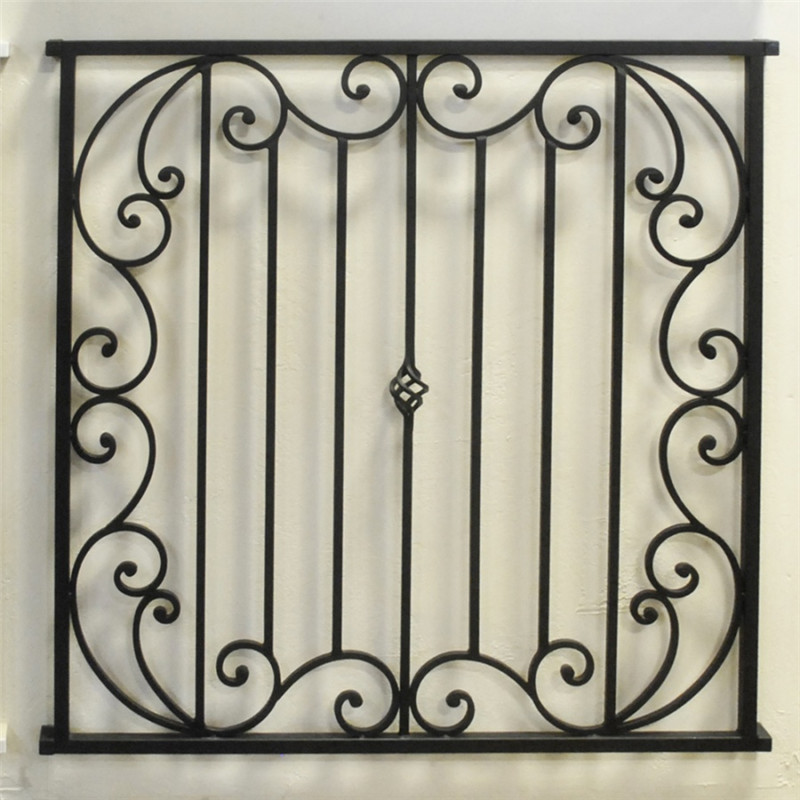
#> input picture image1.jpg, 800 x 800 px
$ python pathextractionalg1.py
#> lines starting #> are read from the running program, lines starting #| are printed output that depends on the picture; after the words box and inside, x2 and y2 are one past the last pixel; in counts of white or black regions, pixels touching at a corner belong together
"""
What is NumPy?
NumPy is the fundamental package for scientific computing in Python.
 It is a Python library that provides a multidimensional array object,
 various derived objects (such as masked arrays and matrices),
 and an assortment of routines for fast operations on arrays,
 including mathematical, logical, shape manipulation, sorting,
 selecting, I/O, discrete Fourier transforms, basic linear algebra,
 basic statistical operations, random simulation and much more
"""

"""
Matplotlib is a comprehensive library for creating static,
 animated, and interactive visualizations in Python.
"""


"""
SciPy (pronounced “Sigh Pie”) is a Python-based ecosystem of open-source software for
 mathematics, science, and engineering
"""

"""
scikit-image is an image processing toolbox for SciPy
"""

"""
NetworkX is a Python package for the creation, manipulation, and study of the structure, dynamics, and functions of complex networks.


"""

import numpy as np
from matplotlib import pyplot as plt
from numpy import invert ,pi
from scipy import ndimage
import skimage
from skimage.morphology import skeletonize
from skimage.io import imread,imshow
from skimage.filters import threshold_otsu
from skimage.measure import regionprops, label
import networkx as nx
from matplotlib import collections as mc
from matplotlib.animation import FuncAnimation
import matplotlib.animation as ani
import random
from random import random
from scipy.ndimage import gaussian_filter
from time import sleep
import sys


#read the the image and rescale it:
########################################################
#img=imread('gwin.png')

img=imread("image1.jpg")
#> img is the input picture: shape (800, 800, 3); mean R, G, B 166.8, 163.8, 148.4
T=1 # 1 for plotting image else 0


try:

 img=skimage.color.rgb2gray(img)
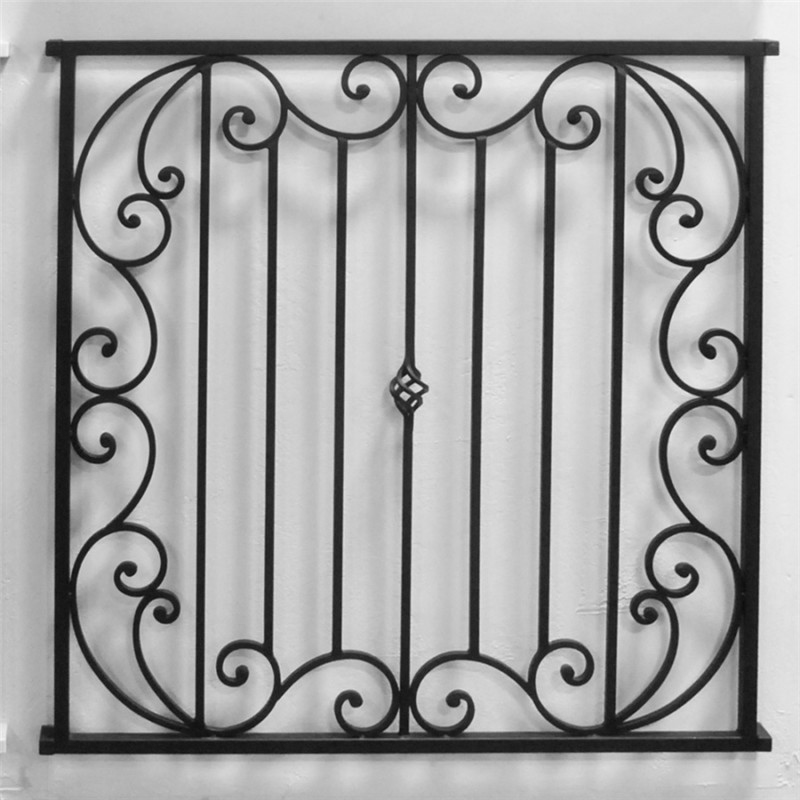
#> img: shape (800, 800) float64; min 0.0445, max 0.985, mean 0.641

except:
 print("An exception occurred")


res=300 #resolution of the image
res1=res

sig=2 # used to smooth the signal and filter noise from the path


print(img.shape)
#| (800, 800)
a,b=img.shape
#> a = 800; b = 800


res=res/((a*b)**0.5)#the new number of pixels = x**2
#> res = 0.375
img=skimage.transform.rescale(img, res, anti_aliasing=True)
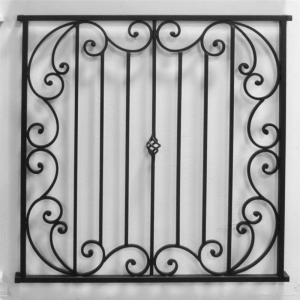
#> img: shape (300, 300) float64; min 0.0689, max 0.964, mean 0.641
img1=img

a,b=img.shape
#> a = 300; b = 300
#######################################################


sizeim=img.shape
#> sizeim = (300, 300)
print(sizeim)
#| (300, 300)

#thresholing the the image and skeletonize it:
#######################################################
#2img=skimage.filters.gaussian(img,sigma=1)

thresh=threshold_otsu(img) #threshold value of the image
#> thresh = 0.49
binary_img=img >thresh
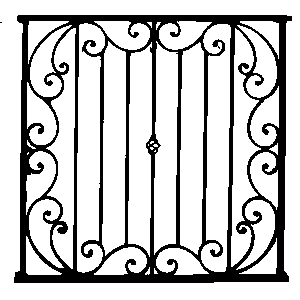
#> binary_img: shape (300, 300) bool; 77.7% white; 2 black regions (1 under 20 px), largest, box (x1, y1, x2, y2) and area: (14, 15, 292, 283) 20089
binary_img=invert(binary_img) #threshold th image


#remove noise and small object
#######################################################
#generate multiple objects we select the biggest object

#binary_img= ndimage.median_filter(binary_img, size=5)#remove noise
labels,labelnum=skimage.measure.label(binary_img, background=None, return_num=True, connectivity=None)
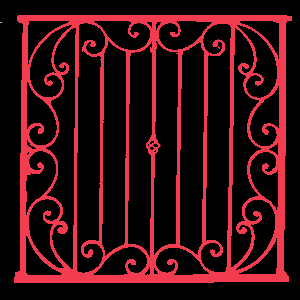
#> labels: shape (300, 300) int32; 3 distinct labels, from 0 to 2; one colour per label, 0 black
#> labelnum = 2
hist,bin_edges=np.histogram(labels,bins=labelnum+1)
#> hist = [69909, 20089, 2]; bin_edges = [0, 0.667, 1.33, 2]


sorted_hist=np.sort(hist)
#> sorted_hist = [2, 20089, 69909]
print(hist,sorted_hist[-1])
#| [69909 20089     2] 69909
#maxi=np.where(hist==max(hist[1:]))
maxi=np.where(hist==sorted_hist[-2])
#> maxi = ([1],)
maxi=maxi[0]
#> maxi = [1]

print("maxi= ",maxi)
#| maxi=  [1]

binary_img=np.where(labels==maxi,1,0)  #select  the biggest object
#> binary_img: shape (300, 300) int64; values 0 (black) and 1 (white), 22.3% white; 1 white region, box (x1, y1, x2, y2) and area: (14, 15, 292, 283) 20089
#######################################################222
plt.matshow(labels)
if T: plt.show()


skel_img=skeletonize( binary_img ) #skeletonize the image
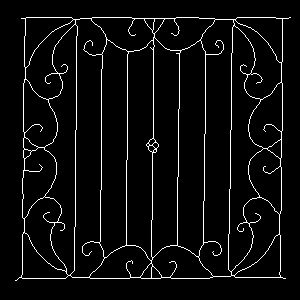
#> skel_img: shape (300, 300) bool; 4.9% white in thin lines or dots, all inside (x1, y1, x2, y2) = (15, 17, 291, 281)


plt.matshow(skel_img)
ar=np.where(skel_img,1,0) # convert the skeletonised image to numpy array


if T: plt.show()


#######################################################


fig,(ax1,ax2)=plt.subplots(1,2)
fig.suptitle('Horizontally stacked subplots')
ax1.matshow( img)


# register the points representing the skeletonised image in the P array , P from points
#######################################################

x,y=np.where(ar==0)
P=np.stack((x,y),axis=1)
#> P = 85595 pairs, first value 0 to 299, second value 0 to 299
P=tuple(map(tuple,P.astype(np.int16)))
#> P = 85595 items
# p contain points coordinate value that repesent the skeletonised image
#######################################################


#GRAPH__________________________
#######################################################
import time

t0 = time.time()

G = nx.grid_2d_graph(a,b)

t_add_edge0=time.time()
G.add_edges_from([((x, y), (x+1, y+1)) for x in range(a-1) for y in range(b-1)]
 + [((x+1, y), (x, y+1))for x in range(a-1) for y in range(b-1)])


G.remove_nodes_from(P)

MG=nx.MultiGraph(G)

MG.add_edges_from(G.edges) #double every edge in the graph so it will be euler graph

#MG is the graph representation of the skeletonised image where each pixel transform to node
#generate links between the nieberhood pixels

# we can imagine the skeletonised image as big city where node is an intersection and link is a road

t_add_edge1=time.time() # used to compute the time for convert the image to graph and eulerize it
print("time creating graph= ",t_add_edge1-t_add_edge0)
tf=nx.is_eulerian(MG)
#> tf = True

print(tf)
#| True


#G=nx.eulerize(G)
path=nx.eulerian_circuit(MG)
#######################################################

t1 = time.time()


total = t1-t0


print("totla=",total)

pos = {(x,y):(y,-x) for x,y in G.nodes()}
#> pos = 4405 items
nx.draw(MG,node_size=20,pos=pos,with_labels=False) # print the graph


if T: plt.show()
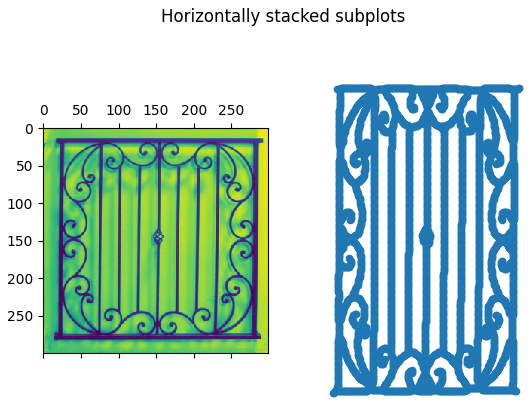
#> figure drawn by matplotlib, 2 panels


#create two signals X Y from the path:
#######################################################
path=list(path)
points=[]
for i in path:
    points.append(i[0])

#print(path)
#print(points)

X,Y=zip(*points)
X=list(X)
Y=list(Y)


#X=X[10:-10]
#Y=Y[10:-10]
X=gaussian_filter(X,sigma=sig ,mode='reflect')  # used to remove the noise
Y=gaussian_filter(Y,sigma=sig ,mode='reflect')


#print(NewXY.shape)
#######################################################


#animation part:
#######################################################
fig, axs = plt.subplots(2,2)


axs[0,0].plot(X,color='r')
axs[0,0].set_xlabel('time')
axs[0,0].set_ylabel('xmotposition')
#axs[0,0].plot(Y,color='g')
axs[0,1].plot(Y,color='g')
axs[0,1].set_xlabel('time')
axs[0,1].set_ylabel('ymotposition')


Xd=np.gradient(X)
Xd=gaussian_filter(Xd, sigma=3)
Yd=np.gradient(Y)

Yd=gaussian_filter(Yd, sigma=3)


axs[1,0].plot(Xd,color='r')
axs[1,0].set_xlabel('time')
axs[1,1].set_ylabel('xspeed')
axs[1,1].plot(Yd,color='g')
axs[1,1].plot(Yd,color='g')
axs[1,0].set_xlabel('time')
axs[1,1].set_ylabel('yspeed')


fig=plt.figure()

plt.ylim(a, 0)
plt.xlim(0,b)


po,=plt.plot(Y[0],X[0],'ro',ms=10,mfc='r')
po1,=plt.plot(Y[0],X[0],'ro',ms=10,mfc='b')


imshow(img1)

y=np.zeros(1)
x=np.zeros(1)
sp=res1/25

def anim(i):


#> called with i = 0
    global y
    global x

    ii=sp*i


    y=np.append(y,Y[int(ii-sp):int(ii)])
#> y = [0]
    x=np.append(x,X[int(ii-sp):int(ii)])
#> x = [0]


    po.set_data(y,x)
#> (the run stopped early here; a loop or call above may not have finished)
